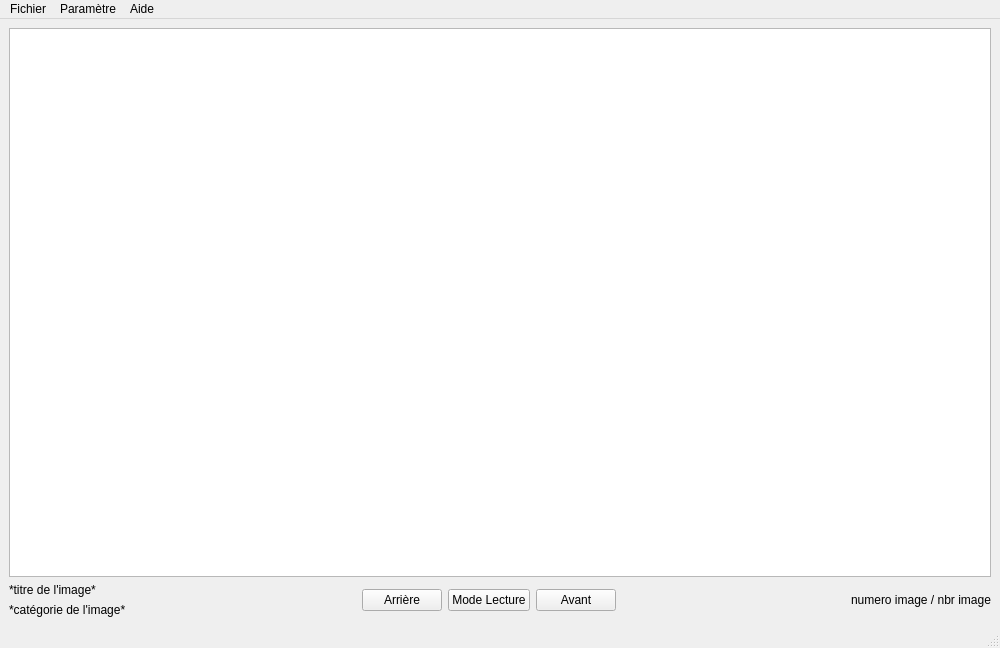
<?xml version="1.0" encoding="UTF-8"?>
<ui version="4.0">
 <class>lecteurVue</class>
 <widget class="QMainWindow" name="lecteurVue">
  <property name="geometry">
   <rect>
    <x>0</x>
    <y>0</y>
    <width>1000</width>
    <height>648</height>
   </rect>
  </property>
  <property name="windowTitle">
   <string>lecteurVueV1</string>
  </property>
  <widget class="QWidget" name="centralwidget">
   <layout class="QVBoxLayout" name="verticalLayout_3">
    <item>
     <layout class="QVBoxLayout" name="verticalLayout_2">
      <item>
       <widget class="QGraphicsView" name="graphicsView"/>
      </item>
      <item>
       <layout class="QHBoxLayout" name="horizontalLayout">
        <item>
         <layout class="QVBoxLayout" name="verticalLayout">
          <item>
           <widget class="QLabel" name="label">
            <property name="text">
             <string>*titre de l'image*</string>
            </property>
           </widget>
          </item>
          <item>
           <widget class="QLabel" name="label_2">
            <property name="text">
             <string>*catégorie de l'image*</string>
            </property>
           </widget>
          </item>
         </layout>
        </item>
        <item>
         <spacer name="horizontalSpacer">
          <property name="orientation">
           <enum>Qt::Horizontal</enum>
          </property>
          <property name="sizeHint" stdset="0">
           <size>
            <width>40</width>
            <height>20</height>
           </size>
          </property>
         </spacer>
        </item>
        <item>
         <widget class="QPushButton" name="bArriere">
          <property name="text">
           <string>Arrière</string>
          </property>
         </widget>
        </item>
        <item>
         <widget class="QPushButton" name="bModeLecture">
          <property name="text">
           <string>Mode Lecture</string>
          </property>
         </widget>
        </item>
        <item>
         <widget class="QPushButton" name="bAvant">
          <property name="text">
           <string>Avant</string>
          </property>
         </widget>
        </item>
        <item>
         <spacer name="horizontalSpacer_2">
          <property name="orientation">
           <enum>Qt::Horizontal</enum>
          </property>
          <property name="sizeHint" stdset="0">
           <size>
            <width>40</width>
            <height>20</height>
           </size>
          </property>
         </spacer>
        </item>
        <item>
         <widget class="QLabel" name="label_3">
          <property name="text">
           <string>numero image / nbr image</string>
          </property>
         </widget>
        </item>
       </layout>
      </item>
     </layout>
    </item>
   </layout>
  </widget>
  <widget class="QMenuBar" name="menubar">
   <property name="geometry">
    <rect>
     <x>0</x>
     <y>0</y>
     <width>1000</width>
     <height>22</height>
    </rect>
   </property>
   <widget class="QMenu" name="menuFichier">
    <property name="title">
     <string>Fichier</string>
    </property>
    <addaction name="actionOuvrir"/>
    <addaction name="actionFermer"/>
    <addaction name="separator"/>
    <addaction name="actionAvancer"/>
    <addaction name="actionArri_re"/>
    <addaction name="separator"/>
    <addaction name="actionQuitter"/>
   </widget>
   <widget class="QMenu" name="menuParam_tre">
    <property name="title">
     <string>Paramètre</string>
    </property>
   </widget>
   <widget class="QMenu" name="menuAide">
    <property name="title">
     <string>Aide</string>
    </property>
   </widget>
   <addaction name="menuFichier"/>
   <addaction name="menuParam_tre"/>
   <addaction name="menuAide"/>
  </widget>
  <widget class="QStatusBar" name="statusbar"/>
  <action name="actionOuvrir">
   <property name="text">
    <string>Ouvrir</string>
   </property>
   <property name="shortcut">
    <string>Ctrl+0</string>
   </property>
  </action>
  <action name="actionFermer">
   <property name="text">
    <string>Fermer</string>
   </property>
   <property name="shortcut">
    <string>Ctrl+F</string>
   </property>
  </action>
  <action name="actionQuitter">
   <property name="text">
    <string>Quitter</string>
   </property>
   <property name="shortcut">
    <string>Ctrl+Q</string>
   </property>
  </action>
  <action name="actionAvancer">
   <property name="text">
    <string>Avancer</string>
   </property>
  </action>
  <action name="actionArri_re">
   <property name="text">
    <string>Arrière</string>
   </property>
  </action>
 </widget>
 <resources/>
 <connections/>
</ui>
